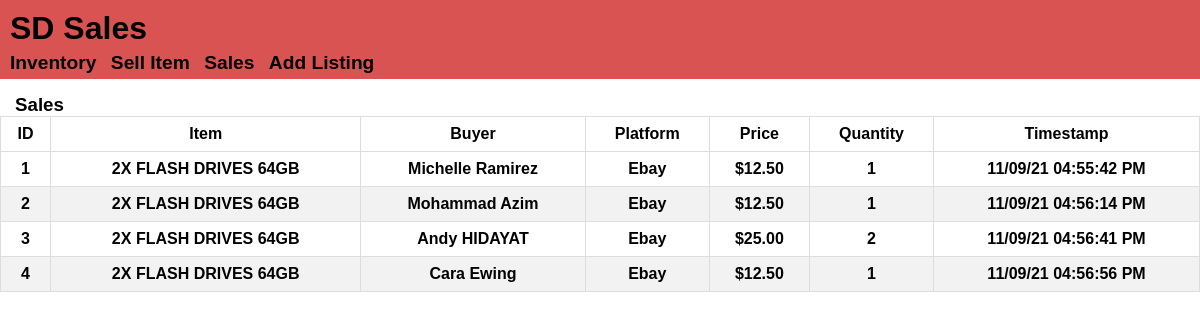
The app's page /sales with its own data.
### tables this page shows
CREATE TABLE inventory (
id INTEGER PRIMARY KEY,
type TEXT,
capacity TEXT,
amount INTEGER,
upc TEXT,
price REAL,
paid REAL);

CREATE TABLE sales (
id INTEGER PRIMARY KEY,
itemid INTEGER  NOT NULL,
buyer TEXT,
platform TEXT,
price REAL,
quantity INTEGER, timestamp TEXT);

### app.py (the view)
@app.route("/sales")
def sales():
    s = sa()
    return render_template('sales.html', sales=s)

### helpers.py (called while the page is built)
def cash(value):
    return f"${value:,.2f}"

def sa():
    db = sqlite3.connect('inventory.db')
    cursor = db.cursor()
    sales = []
    cursor.execute("SELECT * FROM sales")
    i = cursor.fetchall()
    for row in i:
        sale = {
            'id': row[0],
            'itemid': row[1],
            'buyer': row[2],
            'platform': row[3],
            'price': cash(row[4]),
            'quantity': row[5],
            'timestamp': row[6]
        }
        cursor.execute("SELECT type, capacity FROM inventory WHERE id = {}".format(sale['itemid']))
        j = cursor.fetchall()
        sale['type'] = j[0][0]
        sale['capacity'] = j[0][1]
        sales.append(sale)
    return sales

### templates/sales.html (shortened to what this page needs)
{% extends "layout.html" %}
{% block main %}
    <h3 class="title">Sales</h3>
    <div style="overflow-x:auto">
        <table>
            <thead>
                <tr>
                    <th class="opt">ID</th>
                    <th>Item</th>
                    <th>Buyer</th>
                    <th>Platform</th>
                    <th>Price</th>
                    <th>Quantity</th>
                    <th>Timestamp</th>
                </tr>
            </thead>
            <tbody>
                {% for sale in sales %}
                    <tr>
                        <th class="opt">{{ sale.id }}</th>
                        <th>{{ sale.type | upper }} {{ sale.capacity | upper }}</th>
                        <th>{{ sale.buyer }}</th>
                        <th>{{ sale.platform }}</th>
                        <th>{{ sale.price }}</th>
                        <th>{{ sale.quantity }}</th>
                        <th>{{ sale.timestamp }}</th>
                    </tr>
                {% endfor %}
            </tbody>
        </table>
    </div>
{% endblock %}

### templates/layout.html (shortened to what this page needs)
<!DOCTYPE html>
<html lang="en">
    <head>
        <link href="/static/styles.css" rel="stylesheet">
    </head>
    <body>
        <div class="topbar">
            <h1>SD Sales</h1>
            <ul>
                <li><a href="/inventory">Inventory</a></li>
                <li><a href="/sell">Sell Item</a></li>
                <li><a href="/sales">Sales</a></li>
                <li><a href="/addlisting">Add Listing</a></li>
            </ul>
        </div>
        <div class="main">
            {% block main %}
            {% endblock %}
        </div>
    </body>
</html>

### static/styles.css (style rules this page uses)
:root { --accent: #da5353; --accenthover: #963838; --light: rgb(196, 221, 243); --transition: all 0.3s ease 0s; }
* { box-sizing: border-box; margin: 0; padding: 0; font-family: Arial, Helvetica, sans-serif; }
.topbar { padding-left: 5px; padding-top: 5px; padding-bottom: 5px; top: 0; left: 0; right: 0; background-color: var(--accent); font-weight: bold; }
.topbar h1 { padding: 5px; }
.topbar a { border-radius: 5px; padding: 5px; font-size: larger; text-decoration: none; color: black; transition: var(--transition); }
.topbar li { display: inline; list-style: none; }
@media only screen and (min-width: 850px) { .opt { visibility: visible; } }
.title { padding-top: 15px; padding-left: 15px; }
table { width: 100%; border-collapse: collapse; font-weight: bold; }
th { border: 1px solid #ddd; padding: 8px; }
tr { transition: var(--transition); }
tr:nth-child(even) { background-color: #f2f2f2; }

### records on screen
inventory: type "2X FLASH DRIVES", capacity "64GB"
sales: buyer "Michelle Ramirez", platform "Ebay", timestamp "11/09/21 04:55:42 PM"
sales: id "2", type "2X FLASH DRIVES", capacity "64GB", buyer "Mohammad Azim", platform "Ebay", price "$12.50", quantity "1", timestamp "11/09/21 04:56:14 PM"
sales: id "3", type "2X FLASH DRIVES", capacity "64GB", buyer "Andy HIDAYAT", platform "Ebay", price "$25.00", quantity "2", timestamp "11/09/21 04:56:41 PM"
sales: id "4", type "2X FLASH DRIVES", capacity "64GB", buyer "Cara Ewing", platform "Ebay", price "$12.50", quantity "1", timestamp "11/09/21 04:56:56 PM"

### other values on screen
{{ sale.id }} "1"
{{ sale.price }} "$12.50"
{{ sale.quantity }} "1"
